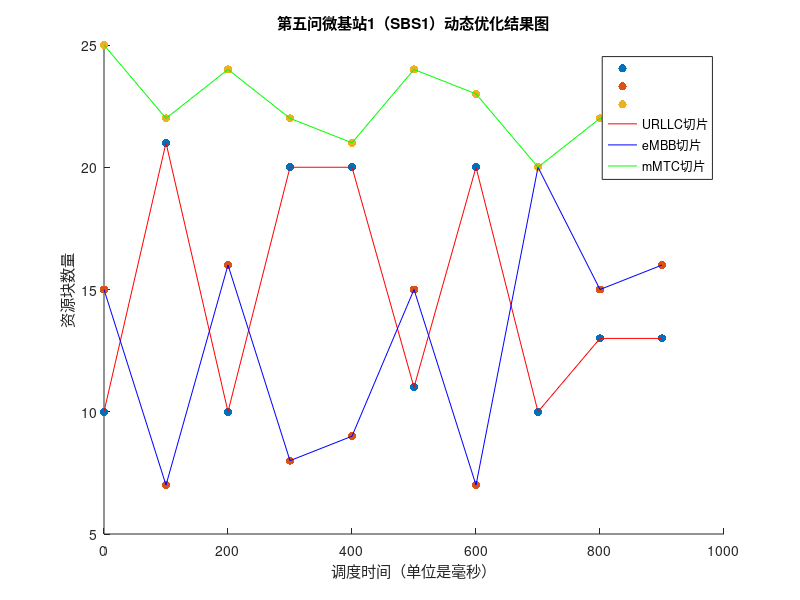

MATLAB code for this plot:
clc, clear, close all

U1 = [10,21,10,20,20,11,20,10,13,13];
e1 = [15, 7,16, 8, 9,15, 7,20,15,16];
m1 = [25,22,24,22,21,24,23,20,22,21];

hold on 
scatter(0:100:900,U1,"filled","r")
scatter(0:100:900,e1,"filled","b")
scatter(0:100:900,m1,"filled","g")
plot(0:100:900,U1,"r")
plot(0:100:900,e1,"b")
plot(0:100:900,m1,"g")
legend("","","","URLLC切片","eMBB切片","mMTC切片","east")

title("第五问微基站1（SBS1）动态优化结果图")
xlabel("调度时间（单位是毫秒）")
ylabel("资源块数量")
% 
% 
% U2 = [20,11,10,11,20,11,10,13,20,10];
% e2 = [ 5,15,16,15, 9,16,17,16, 9,20];
% m2 = [25,24,24,24,21,23,23,21,21,20];
% 
% hold on 
% scatter(0:100:900,U2,"filled","r")
% scatter(0:100:900,e2,"filled","b")
% scatter(0:100:900,m2,"filled","g")
% plot(0:100:900,U2,"r")
% plot(0:100:900,e2,"b")
% plot(0:100:900,m2,"g")
% legend("","","","URLLC切片","eMBB切片","mMTC切片","east")
% 
% title("第五问微基站2（SBS2）动态优化结果图")
% xlabel("调度时间（单位是毫秒）")
% ylabel("资源块数量")

% U2 = [10,12,20,11,20,11,10,10,20,11];
% e2 = [15,20, 6,16, 9,15,16,18,10,18];
% m2 = [25,18,24,23,21,24,24,22,20,21];
% 
% hold on 
% scatter(0:100:900,U2,"filled","r")
% scatter(0:100:900,e2,"filled","b")
% scatter(0:100:900,m2,"filled","g")
% plot(0:100:900,U2,"r")
% plot(0:100:900,e2,"b")
% plot(0:100:900,m2,"g")
% legend("","","","URLLC切片","eMBB切片","mMTC切片","east")
% 
% title("第五问微基站3（SBS3）动态优化结果图")
% xlabel("调度时间（单位是毫秒）")
% ylabel("资源块数量")


% U2 = [10,11,10,10,20,10,11,10,20,10];
% e2 = [15,20,16,17,10,15,16,16,10,16];
% m2 = [25,19,24,23,20,25,25,24,20,24];
% 
% hold on 
% scatter(0:100:900,U2,"filled","r")
% scatter(0:100:900,e2,"filled","b")
% scatter(0:100:900,m2,"filled","g")
% plot(0:100:900,U2,"r")
% plot(0:100:900,e2,"b")
% plot(0:100:900,m2,"g")
% legend("","","","URLLC切片","eMBB切片","mMTC切片","east")
% 
% title("第五问宏基站（MBS_1）动态优化结果图")
% xlabel("调度时间（单位是毫秒）")
% ylabel("资源块数量")


% U2 = [10,11,10,10,10,10,11,10,10,10];
% e2 = [11,10,10,11,10,11,11,10,11,10];
% m2 = [16,15,17,19,18,17,18,16,16,18];
% m22 = [20,19,21,22,19,18,21,22,22,21];
% 
% hold on 
% scatter(0:100:900,U2,"r")
% scatter(0:100:900,e2,"b")
% scatter(0:100:900,m2,"g")
% scatter(0:100:900,m22,"k")
% plot(0:100:900,U2,"r")
% plot(0:100:900,e2,"b")
% plot(0:100:900,m2,"g")
% plot(0:100:900,m22,"k")
% legend("","","","","微基站1功率","微基站2功率","微基站3功率","宏基站1功率","east")
% 
% title("第五问3个微基站和1个宏基站发射功率的动态优化结果图")
% xlabel("调度时间（单位是毫秒）")
% ylabel("发射功率（单位是dBm）")
